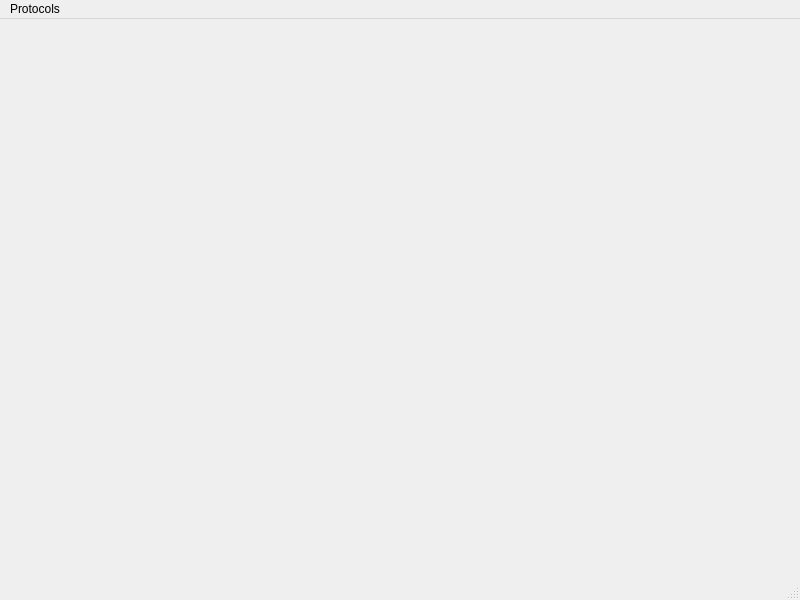
<?xml version="1.0" encoding="UTF-8"?>
<ui version="4.0">
 <class>MainWindow</class>
 <widget class="QMainWindow" name="MainWindow">
  <property name="geometry">
   <rect>
    <x>0</x>
    <y>0</y>
    <width>800</width>
    <height>600</height>
   </rect>
  </property>
  <property name="windowTitle">
   <string>MainWindow</string>
  </property>
  <widget class="QWidget" name="centralwidget"/>
  <widget class="QMenuBar" name="menubar">
   <property name="geometry">
    <rect>
     <x>0</x>
     <y>0</y>
     <width>800</width>
     <height>21</height>
    </rect>
   </property>
   <widget class="QMenu" name="menuProtocols">
    <property name="title">
     <string>Protocols</string>
    </property>
    <widget class="QMenu" name="menuNetwork">
     <property name="title">
      <string>Network</string>
     </property>
     <widget class="QMenu" name="menuServer">
      <property name="title">
       <string>Server</string>
      </property>
      <addaction name="aServerTcpIp"/>
      <addaction name="aServerUdp"/>
     </widget>
     <widget class="QMenu" name="menuClient">
      <property name="title">
       <string>Client</string>
      </property>
      <addaction name="aClientTcpIp"/>
      <addaction name="aClientUdp"/>
     </widget>
     <addaction name="menuServer"/>
     <addaction name="menuClient"/>
    </widget>
    <widget class="QMenu" name="menuHardware">
     <property name="title">
      <string>Hardware</string>
     </property>
     <addaction name="aSerial"/>
     <addaction name="aParallel"/>
     <addaction name="aCAN"/>
     <addaction name="aI2C"/>
     <addaction name="aSPI"/>
     <addaction name="aModbus"/>
    </widget>
    <widget class="QMenu" name="menuWireless">
     <property name="title">
      <string>Wireless</string>
     </property>
     <addaction name="aWiFi"/>
     <addaction name="aBluetooth"/>
     <addaction name="aLoRa"/>
     <addaction name="aRFID"/>
     <addaction name="aZigbee"/>
     <addaction name="aNFC"/>
     <addaction name="a5G_Lte"/>
    </widget>
    <addaction name="menuNetwork"/>
    <addaction name="menuHardware"/>
    <addaction name="menuWireless"/>
    <addaction name="separator"/>
    <addaction name="actionExit"/>
   </widget>
   <addaction name="menuProtocols"/>
  </widget>
  <widget class="QStatusBar" name="statusbar"/>
  <action name="actionExit">
   <property name="text">
    <string>Exit</string>
   </property>
  </action>
  <action name="aServerTcpIp">
   <property name="text">
    <string>TCP/IP</string>
   </property>
  </action>
  <action name="aServerUdp">
   <property name="text">
    <string>UDP</string>
   </property>
  </action>
  <action name="aClientTcpIp">
   <property name="text">
    <string>TCP/IP</string>
   </property>
  </action>
  <action name="aClientUdp">
   <property name="text">
    <string>UDP</string>
   </property>
  </action>
  <action name="aSerial">
   <property name="text">
    <string>Serial Communication</string>
   </property>
  </action>
  <action name="aParallel">
   <property name="text">
    <string>Parallel Communication</string>
   </property>
  </action>
  <action name="aCAN">
   <property name="text">
    <string>Controller Area Network</string>
   </property>
  </action>
  <action name="aI2C">
   <property name="text">
    <string>Inter-Integrated Circuit</string>
   </property>
  </action>
  <action name="aSPI">
   <property name="text">
    <string>Serial Peripheral Interface</string>
   </property>
  </action>
  <action name="aModbus">
   <property name="text">
    <string>Modbus</string>
   </property>
  </action>
  <action name="aWiFi">
   <property name="text">
    <string>Wi-Fi</string>
   </property>
  </action>
  <action name="aBluetooth">
   <property name="text">
    <string>Bluetooth</string>
   </property>
  </action>
  <action name="aLoRa">
   <property name="text">
    <string>LoRa</string>
   </property>
  </action>
  <action name="aRFID">
   <property name="text">
    <string>RFID</string>
   </property>
  </action>
  <action name="aZigbee">
   <property name="text">
    <string>Zigbee</string>
   </property>
  </action>
  <action name="aNFC">
   <property name="text">
    <string>Near Field Communication</string>
   </property>
  </action>
  <action name="a5G_Lte">
   <property name="text">
    <string>5G / LTE</string>
   </property>
  </action>
 </widget>
 <resources/>
 <connections/>
</ui>
